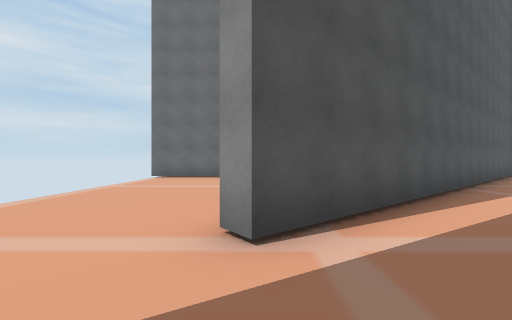
View 1 (above)

14 first-person views from a walk through a Unity game level. The camera is 1.4 m above the floor, looks level and sees 90° across. The floor is counted in squares, 2 m on a side. Each view is taken from the middle of a square. On the plan, view 1 faces up. The plan holds only what a view shows up to about 9 squares ahead; the rest is blank. The place goes on beyond the plan. The player is left out.

View 2
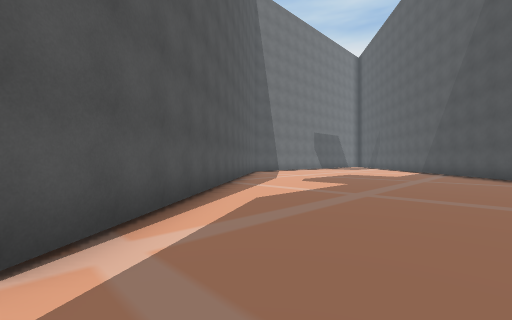

View 3
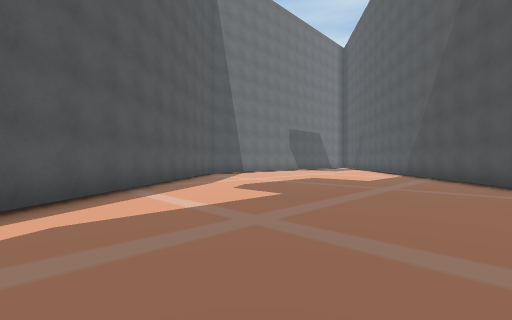

View 4
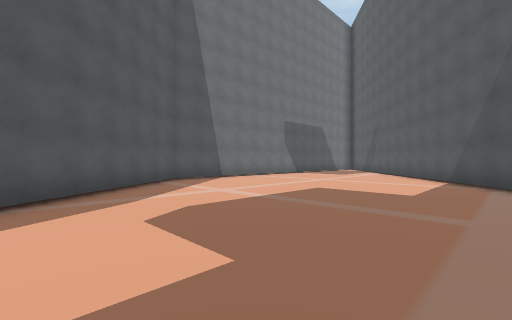

View 5
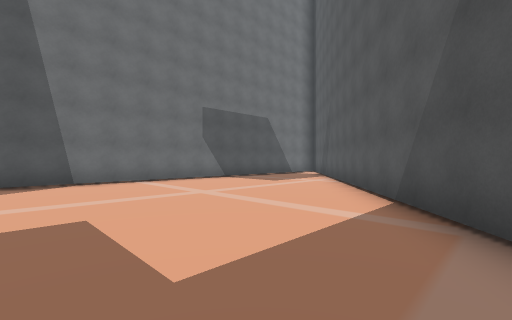

View 6
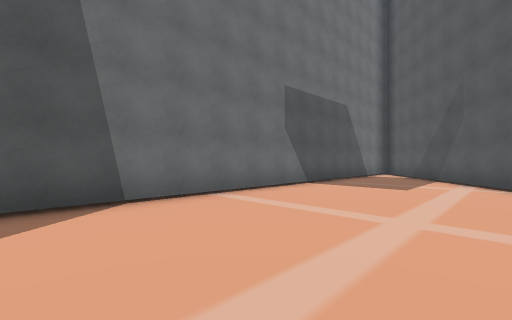

View 7
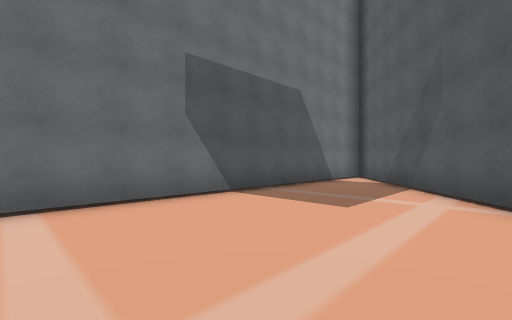

View 8
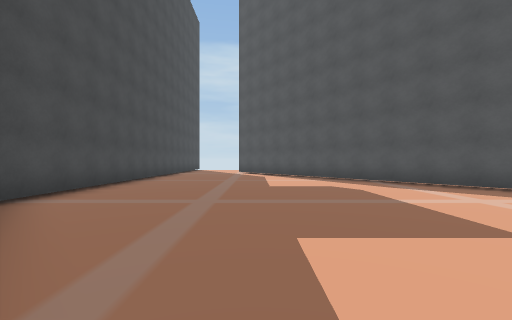

View 9
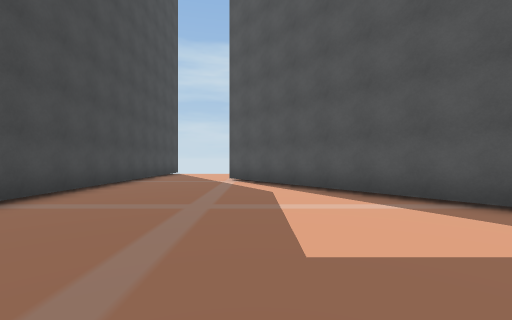

View 10
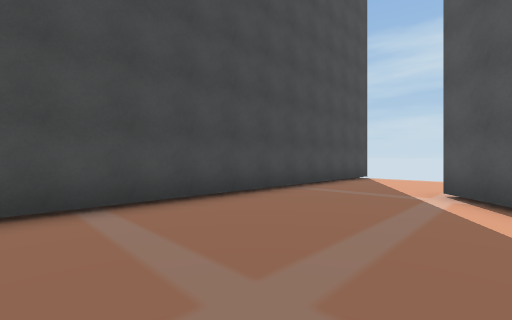

View 11
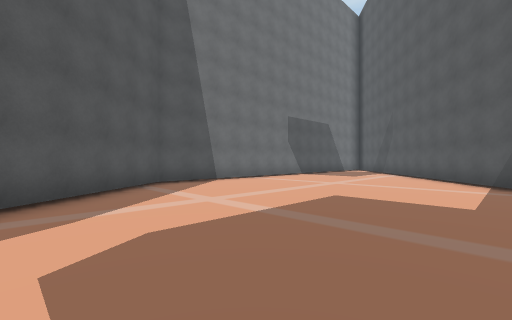

View 12
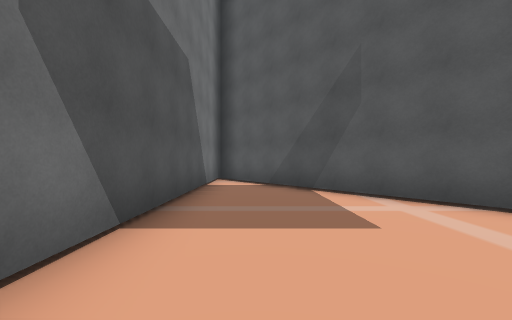

View 13
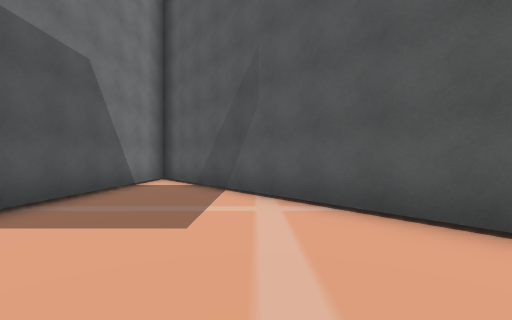

View 14
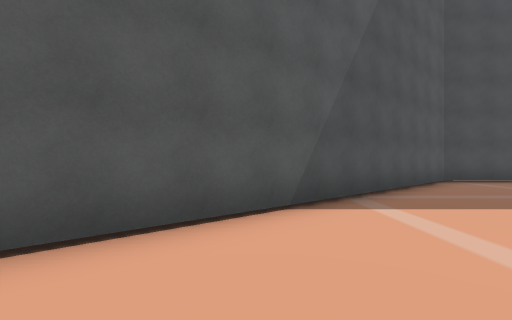

### Floor plan
Points are (right, up) in squares from view 1. A wall is a line through its corners. A room is listed if a view was taken in it or the views show most of it. See-through windows are left out.
Room 1 (views 1, 2, 3, 4, 5, 6, 7, 8, 9, 10, 11, 12, 13, 14)
walls: (-1.6, -1) (10.1, -1) (24, 10.2); (24, 10.4) (10.3, 10.4) (0, 2.1)
ways out: opening at (-1, 0.5)

Positions as (right, up) in squares from view 1, and headings:
1: (0, 0), facing up
2: (0, 0), facing up-right
3: (3, 0), facing up-right
4: (6, 2), facing up-right
5: (11, 2), facing up-right
6: (11, 6), facing up-right
7: (14, 6), facing up-right
8: (14, 3), facing left
9: (9, 3), facing left
10: (6, 3), facing down-left
11: (7, 3), facing up-right
12: (15, 9), facing right
13: (15, 7), facing right
14: (16, 7), facing down
